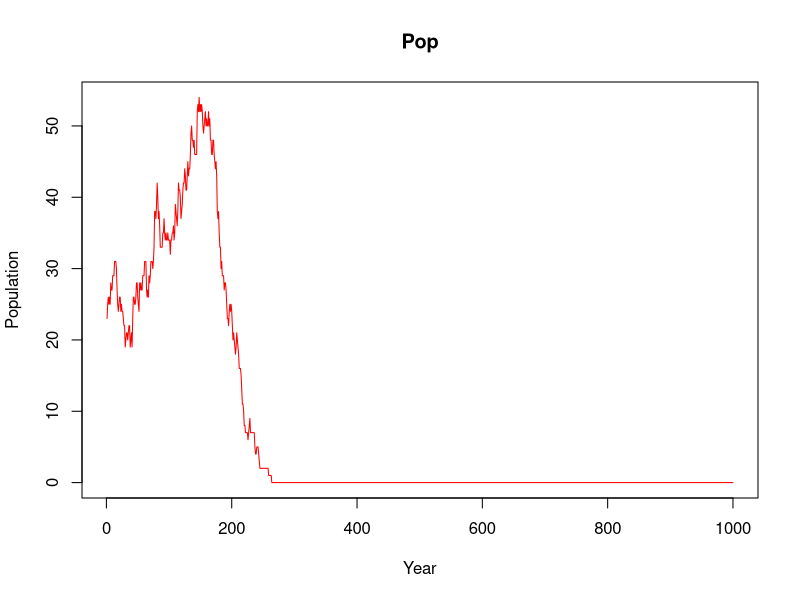

This chart was generated by the following R code:
## ---- chunk 1
library(DiagrammeR)

grViz("
digraph record_formation {

graph [layout = dot, ## Set title and layout
       label = 'Record formation process',
       labelloc = 't'
       fontname = Helvetica,
       fontsize = 30]

# node definitions with substituted label text
node [fontname = Helvetica, ## General node definition
      style = filled,
      color = MistyRose]
      
## Per node definition
a [label = '@@1',
   fillcolor = Orangered,
   fixedsize = shape,
   width = 3,
   height = 0.8,
   fontsize = 20]
b [label = '@@2']
c [label = '@@3',
   fillcolor = orange,
   fixedsize = shape,
   width = 4.5,
   height = 1,
   fontsize = 30]
d [label = '@@4',
   fillcolor = Orangered]
e [label = '@@5']
f [label = '@@6']
g [label = '@@7',
   fillcolor = Orangered,
   fixedsize = shape,
   width = 3,
   height = 0.8,
   fontsize = 20]
h [label = '@@8',
   fillcolor = Orangered]
i [label = '@@9']

## General edge definition
edge [color = grey,
       arrowhead = vee,
       arrowtail = vee]

## Specific edges
a -> {b c h}
b -> {c}
d -> {a b i} 
e -> {a b c h} 
f -> {a b e h} 
g -> {a b c e f h} 
h -> {c} 
i -> {c} 
#c -> {b} [dir = both, label = 'per sqm']

}

## Label definition
[1]: 'Population'
[2]: 'Area'
[3]: 'Waste produced/sqrm'
[4]: 'Site type'
[5]: 'Site functionality'
[6]: 'Mobility pattern'
[7]: 'Economy type'
[8]: 'Anthropogenic deposition rates'
[9]: 'Other deposition rates'
")


## ---- chunk 2
set.seed(12345)

## Function 1. Simulation of death process
#' @param pd: The probability matrix for mortality by age
death <- function(x,pd){
  age <- as.numeric(x[1])
  return(rbinom(1,1,prob = pd[pd$Age==age,2]))
}

## Function 2. Simluation of carrying capacity limitation
## If the population exceeds the carrying capacity, it eliminates oversize
## with 0.8 probability per person exceeding.
#' @param x: Data frame or matrix. Population (number of people)
#' @param k: Integer. Carrying capacity

K_lim <- function(x,k){
  p <- nrow(x)
  if (p>k){
    o <- rbinom(p-k,1,0.8)
    o <- sum(o[o==1])
    o[o==0] <- 1 ## Avoids problem eliminating all the df if remove == 0
    x <- x[-sample(1:nrow(x),o,replace = FALSE),]
  }
  return(x)
}

## Function 3. Waste production per square meter
#' @param x: Vector. W_p (Waste produced)
#' @param E_t: Factor. E_t (Economy type)
#' @param dm_r: Probability value. If E_t = 'hg', dm_r = 0. 
#' If E_t = 'm', dm_r = 0.5. If E_t = 'f', dm_r = 1. Default is NA.
#' Because values for E_t = c('m','f') are unrealisitc, it is strongly advised
#' that the researcher establishes her/his own values based on the expert knowledge 
#' @param P_y: Vector. P_y (Number of people per year)
#' @param S_t: Factor. S_t (Site type)
#' @param Adr: Vector. Adr (Anthropogenic deposition rates)
#' @param M_p: Factor. M_p (Mobility pattern)
#' @param S_f: Factor. S_f (site functionality)
#' @param Ar: Vector. Ar (Area)
#' @param Odr: Vector. Odr (Other deposition rates)

Wp_sq <- function(x,E_t,dm_r = NA,P_y,Ar){
  
  ## Sets the probability of the dates being domestic
  if (is.na(dm_r)==TRUE){
    if (E_t == 'hg'){
      dm_r <- 0
    } else if (E_t == 'm') {
      dm_r <- 0.5
    } else {
      dm_r <- 1
    }
  }
  
  ## So far, we consider only radiocarbon dates
  ## Assumed one goat per person/year. Needs reassessment
  x <- ((P_y*4000)/5)/Ar 
  
  ## How many of these dates are domestic
  dom <- rbinom(1,size = x, prob = dm_r)
  x <- data.frame("Number of samples" = round(x), "Number of domestics" = dom)
  return(x)
}
## ---- chunk 3
ts <- 1000 # Time span
Gs_init <- 20 # Initial population
Gs_init <- data.frame("Age" = sample(10:30,Gs_init,10:30, replace = TRUE),
                      "Sex" = sample(c("M","F"), Gs_init, prob = c(0.5,0.5), replace = TRUE))

## Definition of random variables
W_p <- data.frame("Number of samples" = rep(0,ts),
                  "Number of domestics" = rep(0,ts)) # Waste produced
E_t <- factor(NA, c('hg','m','f')) # Economy type
P_y <- rep(NA,ts) ## Number of people per year (Population)
S_t <- factor(NA, c('c','rs','oa')) ## Site type
Adr <- rep(NA,ts) ## Anthropogenic deposition rates
M_p <- factor(NA, c('r','l','s')) ## Mobility pattern
S_f <- factor(NA, c('h','l','p','b','f')) ## Site functionality
#Ar <- c(NA) ## Area of the site
Ar <- 100
Odr <- rep(NA,ts) ## Other deposition rates

## K is determined by the site type and economy

## K <- 4-6 For rock-shelters
## K <- 15 small cave
## K <- 40 medium cave
K <- 70 ## large cave
## K <- 100 open-air (meso) depending on resources
## K <- 200 open-air (neo)

## Economy type. 
E_t <- factor('hg', c('hg','m','f'))

## Probability matrix for mortality
prob_d <- data.frame("Age" = c(0:99),
                     "P_d" = c(rep(0.13,2),
                               rep(0.08,8),
                               rep(0.01,25),
                               rep(0.1,15),
                               rep(0.15,10),
                               rep(0.25,5),
                               rep(0.99,35)))

## ---- chunk 4
Pop <- Gs_init ## Population (Age and Sex)
camp_size <- rep(NA,ts) ## Size of camp. Depends on people and type of camp

for (i in 1:ts){
  #Are born
  ## Female fertile population
  W <- Pop[Pop$Sex=="F",]
  W_fert <- W[W$Age>10 & W$Age<30,]
  
  ## Male fertile population
  M <- Pop[Pop$Sex=="M",]
  M_fert <- M[M$Age>15 & M$Age<40,]

  ## Probability of having descendance per woman
  # Penalisation in case there are too few men
  pen <- round(nrow(M_fert)*2/nrow(W_fert),2) ## Assumes one man can have two women
  pen[pen>1] <- 1
  
  ## 0.3 is drawn from ethnographic literature (each !Kung woman waits 3 years to have another son)
  P_o <- 0.3*pen

  Offspring <- sum(rbinom(nrow(W_fert),1,P_o))
  New_pop <- data.frame("Age" = rep(0,Offspring),
                        "Sex" = sample(c("M","F"),Offspring,prob=c(0.5,0.5),replace = TRUE))
  Pop <- rbind(Pop,New_pop)
  
  ## Die
  vec_d <- apply(Pop,1,death,prob_d)
  Pop <- Pop[vec_d==0,]
  
  ## Apply carrying capacty restrictions
  Pop <- K_lim(Pop, K)
  
  ## One year passes
  Pop$Age <- Pop$Age+1
  P_y[i] <- nrow(Pop)
  
  ## Waste production
  W_p[i,] <- Wp_sq(W_p[i,1], E_t = E_t, P_y = P_y[i], Ar = Ar)
}

plot(P_y, type = "l", col = "red",
     xlab = "Year", ylab = "Population",
     main = "Pop")
